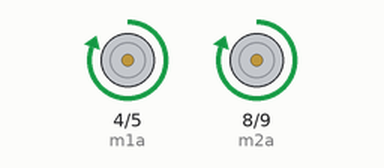
Bench run of a sketch on a simulated Arduino Uno, built with avr-gcc and run on an emulated ATmega328P. Shown: motor-driver pin pairs drawn as motors (green arrow = first pin HIGH = forward, orange = second pin HIGH = backward, longer = more drive).

Above: at 1.5 s.
At 7.5 s:
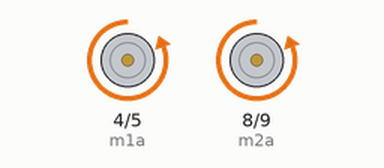
At 10.5 s:
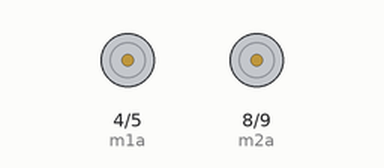
Timing chart, 0 to 15.6 s (numbered marks = the images above):
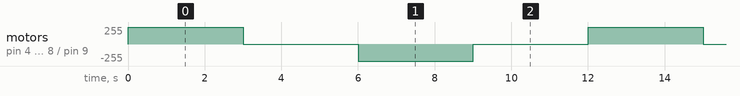

Measured:
- by itself, motor on pin 4 (m1a) / pin 5 (m1b), motor on pin 8 (m2a) / pin 9 (m2b): repeats every 12.0 s: stopped 3.0 s, backward 255/255 3.0 s, stopped 3.0 s, forward 255/255 3.0 s

The sketch:

aula22parte2-L298N.ino
```cpp
# define  m1a 4
# define m1b 5
#define m2a 8
#define m2b 9


void setup(){
    pinMode(m1a,OUTPUT);
    pinMode(m1b,OUTPUT);
     pinMode(m2a,OUTPUT);
    pinMode(m2b,OUTPUT);
    digitalWrite(m1a,LOW);
    digitalWrite(m1b,LOW);
     digitalWrite(m2a,LOW);
    digitalWrite(m2b,LOW);
}
void loop(){
    //M1

    digitalWrite(m1a,1);
    digitalWrite(m1b,0);
    digitalWrite(m2a,1);
    digitalWrite(m2b,0);
    delay(3000);
    digitalWrite(m1a,0);
    digitalWrite(m1b,0);
      digitalWrite(m2a,0);
    digitalWrite(m2b,0);
    delay(3000);
    digitalWrite(m1a,0);
    digitalWrite(m1b,1);
     digitalWrite(m2a,0);
    digitalWrite(m2b,1);
    delay(3000);
     digitalWrite(m1a,0);
    digitalWrite(m1b,0);
       digitalWrite(m2a,0);
    digitalWrite(m2b,0);
    delay(3000);
}
```
